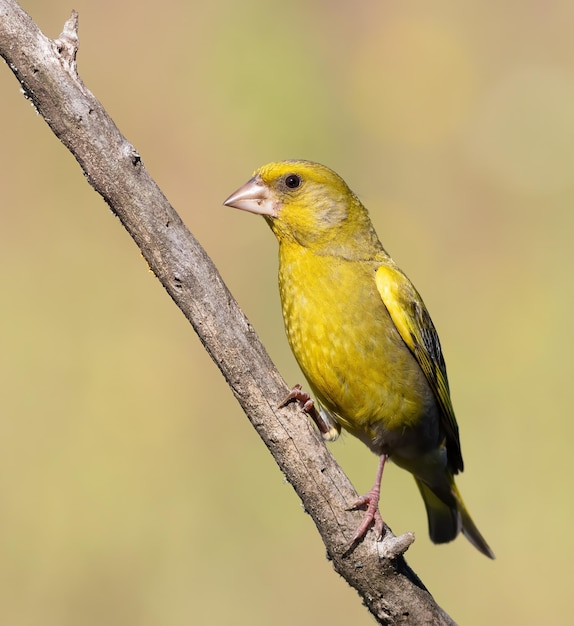
#> input picture dataset/Chlorischloris_1.jpg, 574 x 626 px; its folder holds only this picture in this run
$ python -i utils.py   (imports and definitions only)
#> lines starting #> are read from the running program, lines starting #| are printed output that depends on the picture
import os
from multiprocessing import Pool
import numpy as np
import random
from PIL import Image
import re
import cv2
import glob
from natsort import natsorted


class MultiProcessImageSaver(object):

    def __init__(self, n_workers=1):
        self.pool = Pool(n_workers)

    # [7 lines left out: function __call__, not called in this run]

    def close(self):
        self.pool.close()
        self.pool.join()

    # [7 lines left out: function save_image, not called in this run]


def list_dir_with_full_path(path):
    return [os.path.join(path, f) for f in os.listdir(path)]


# [57 lines left out: functions find_all_files_in_dir, is_image, is_video, random_square_crop, not called in this run]


def read_image_to_tensor(path, center_crop=1.0):
    #print("Read image to tensor")
#> called with path = '../dataset/Chlorischloris_1.jpg', center_crop = 1
    if isinstance(path, Image.Image):
        pil_im = path.convert('RGB')
    else:
        # Otherwise, open the image file
        pil_im = Image.open(path).convert('RGB')
#> pil_im is the input picture: PIL image 574x626 RGB; mean R, G, B 188, 168.1, 114.3

    if center_crop < 1.0:
        width, height = pil_im.size
        pil_im = pil_im.crop((
            int((1 - center_crop) * height / 2), int((1 + center_crop) * height / 2),
            int((1 - center_crop) * width / 2), int((1 + center_crop) * width / 2),
        ))
    input_img = pil_im.resize((256, 256))
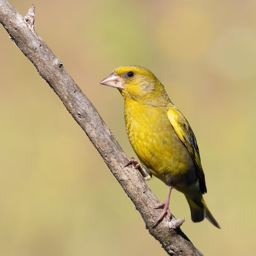
#> input_img: PIL image 256x256 RGB; mean R, G, B 188, 168.1, 114.3
    input_img = np.array(input_img) / 255.0
#> input_img: shape (256, 256, 3) float64
    input_img = input_img.astype(np.float32)
    return input_img


# [181 lines left out: functions match_mulitple_path, randomly_subsample_frame_indices, read_frames_from_dir, read_frames_from_video, read_all_frames_from_video, read_max_span_frames_from_video, not called in this run]

>>> result = read_image_to_tensor('../dataset/Chlorischloris_1.jpg')

$ run again, on dataset/Delichonurbicum_1.jpg
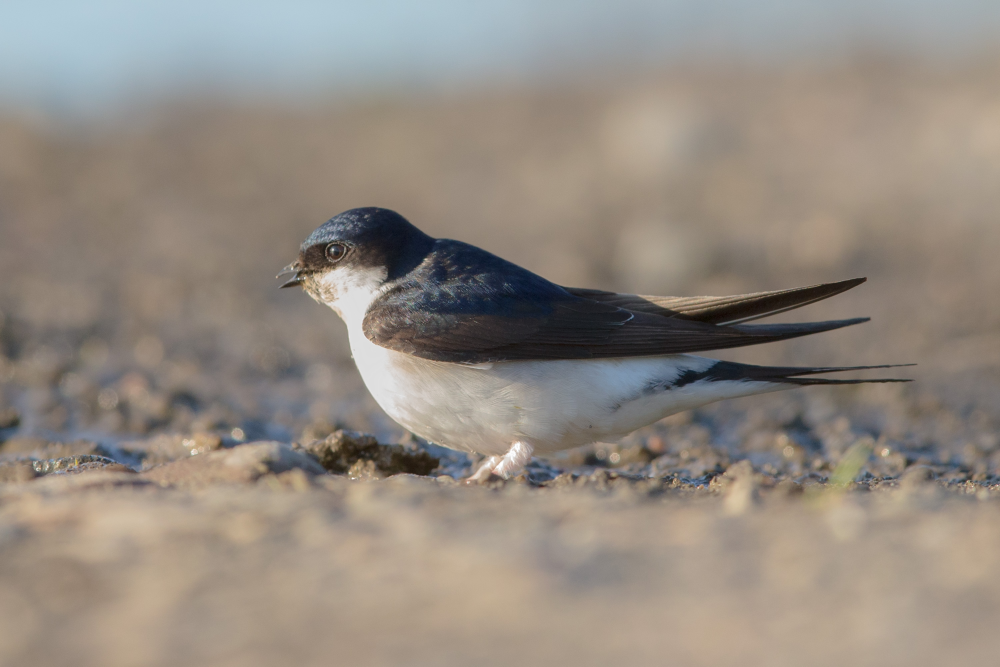
#> input picture dataset/Delichonurbicum_1.jpg, 3000 x 2000 px (shown at 1/3 size)
#> in read_image_to_tensor, pil_im is the input picture: PIL image 3000x2000 RGB; mean R, G, B 147.5, 138.7, 129.4
#> in read_image_to_tensor, `input_img = pil_im.resize((256, 256))`:
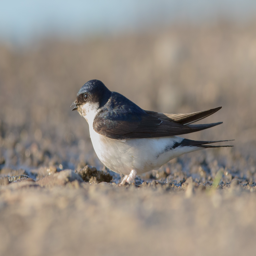
#> input_img: PIL image 256x256 RGB; mean R, G, B 147.5, 138.7, 129.4
